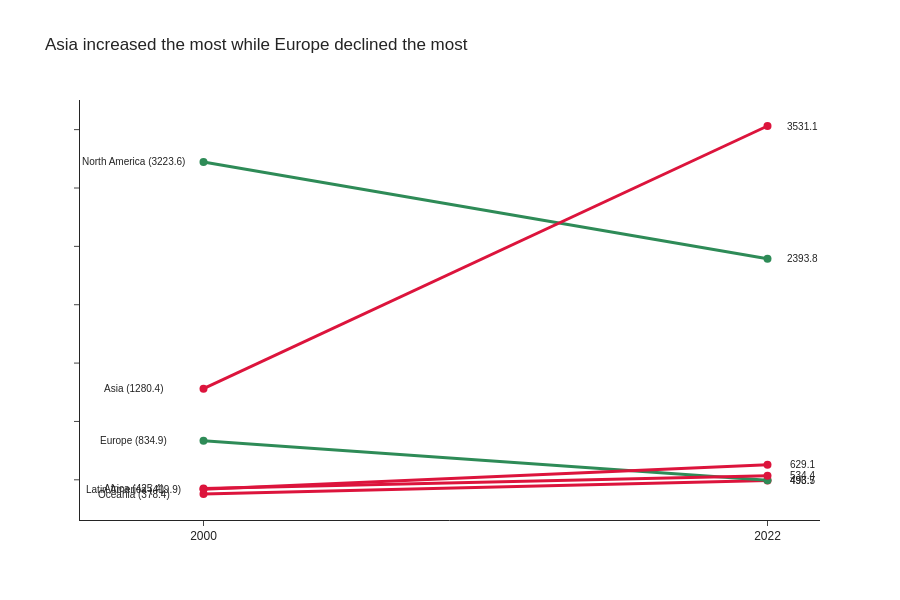

The code cell stored with this chart in its notebook:
### Markdown cell above
---
## Task 2 — Slopegraph: Regional Change 2000 vs 2022

**What to build:** A slopegraph comparing **average regional CO2 emissions** between 2000 and 2022.

**Requirements:**
- One line per region (not per country — aggregate first)
- Colour: regions that increased = one colour; decreased = another
- Values labelled at both ends of each line
- No y-axis tick labels (the endpoint labels make them redundant)
- Insight title stating which regions moved most

> 💡 `df.groupby(['Region','Year'])['CO2_Mt'].mean().reset_index()` then filter to 2000 and 2022

### Code cell
# Task 2 — Slopegraph: regional averages
# YOUR CODE HERE
# Task 2 — Slopegraph: Regional Change 2000 vs 2022

# Aggregate regional averages
regional_avg = (
    df.groupby(['Region', 'Year'])['CO2_Mt']
    .mean()
    .reset_index()
)

# Filter only 2000 and 2022
regional_filtered = regional_avg[
    regional_avg['Year'].isin([2000, 2022])
]

# Pivot for slopegraph structure
slope_df = regional_filtered.pivot(
    index='Region',
    columns='Year',
    values='CO2_Mt'
).reset_index()

# Sort by 2022 values
slope_df = slope_df.sort_values(by=2022)

# Create change column
slope_df['Change'] = slope_df[2022] - slope_df[2000]

# Create figure
fig = go.Figure()

for _, row in slope_df.iterrows():
    
    # Colour based on increase/decrease
    color = 'crimson' if row['Change'] > 0 else 'seagreen'
    
    # Add slope line
    fig.add_trace(
        go.Scatter(
            x=[2000, 2022],
            y=[row[2000], row[2022]],
            mode='lines+markers',
            line=dict(color=color, width=3),
            marker=dict(size=8),
            showlegend=False
        )
    )
    
    # Left-side labels
    fig.add_annotation(
        x=2000,
        y=row[2000],
        text=f"{row['Region']} ({row[2000]:.1f})",
        showarrow=False,
        xshift=-70,
        font=dict(size=10)
    )
    
    # Right-side labels
    fig.add_annotation(
        x=2022,
        y=row[2022],
        text=f"{row[2022]:.1f}",
        showarrow=False,
        xshift=35,
        font=dict(size=10)
    )

# Layout styling
fig.update_layout(
    title='Asia increased the most while Europe declined the most',
    template='simple_white',
    font=dict(family='Arial', size=12),
    width=900,
    height=600,
    showlegend=False
)

# Remove clutter
fig.update_yaxes(
    showticklabels=False,
    showgrid=False,
    zeroline=False,
    title=''
)

fig.update_xaxes(
    tickvals=[2000, 2022],
    showgrid=False,
    title=''
)

fig.show()

### Figure 1 — Plotly figure (JSON) as saved in the notebook; plotly's stock layout.template omitted (floating-point values rounded to 4 significant figures)
{"data": [{"line": {"color": "crimson", "width": 3}, "marker": {"size": 8}, "mode": "lines+markers", "showlegend": false, "type": "scatter", "x": [2000, 2022], "y": [378.4, 493.7]}, {"line": {"color": "seagreen", "width": 3}, "marker": {"size": 8}, "mode": "lines+markers", "showlegend": false, "type": "scatter", "x": [2000, 2022], "y": [834.9, 496.5]}, {"line": {"color": "crimson", "width": 3}, "marker": {"size": 8}, "mode": "lines+markers", "showlegend": false, "type": "scatter", "x": [2000, 2022], "y": [425.4, 534.4]}, {"line": {"color": "crimson", "width": 3}, "marker": {"size": 8}, "mode": "lines+markers", "showlegend": false, "type": "scatter", "x": [2000, 2022], "y": [419.9, 629.1]}, {"line": {"color": "seagreen", "width": 3}, "marker": {"size": 8}, "mode": "lines+markers", "showlegend": false, "type": "scatter", "x": [2000, 2022], "y": [3224.0, 2394.0]}, {"line": {"color": "crimson", "width": 3}, "marker": {"size": 8}, "mode": "lines+markers", "showlegend": false, "type": "scatter", "x": [2000, 2022], "y": [1280.0, 3531.0]}], "layout": {"annotations": [{"font": {"size": 10}, "showarrow": false, "text": "Oceania (378.4)", "x": 2000, "xshift": -70, "y": 378.4}, {"font": {"size": 10}, "showarrow": false, "text": "493.7", "x": 2022, "xshift": 35, "y": 493.7}, {"font": {"size": 10}, "showarrow": false, "text": "Europe (834.9)", "x": 2000, "xshift": -70, "y": 834.9}, {"font": {"size": 10}, "showarrow": false, "text": "496.5", "x": 2022, "xshift": 35, "y": 496.5}, {"font": {"size": 10}, "showarrow": false, "text": "Africa (425.4)", "x": 2000, "xshift": -70, "y": 425.4}, {"font": {"size": 10}, "showarrow": false, "text": "534.4", "x": 2022, "xshift": 35, "y": 534.4}, {"font": {"size": 10}, "showarrow": false, "text": "Latin America (419.9)", "x": 2000, "xshift": -70, "y": 419.9}, {"font": {"size": 10}, "showarrow": false, "text": "629.1", "x": 2022, "xshift": 35, "y": 629.1}, {"font": {"size": 10}, "showarrow": false, "text": "North America (3223.6)", "x": 2000, "xshift": -70, "y": 3224.0}, {"font": {"size": 10}, "showarrow": false, "text": "2393.8", "x": 2022, "xshift": 35, "y": 2394.0}, {"font": {"size": 10}, "showarrow": false, "text": "Asia (1280.4)", "x": 2000, "xshift": -70, "y": 1280.0}, {"font": {"size": 10}, "showarrow": false, "text": "3531.1", "x": 2022, "xshift": 35, "y": 3531.0}], "font": {"family": "Arial", "size": 12}, "height": 600, "showlegend": false, "title": {"text": "Asia increased the most while Europe declined the most"}, "width": 900, "xaxis": {"showgrid": false, "tickvals": [2000, 2022], "title": {"text": ""}}, "yaxis": {"showgrid": false, "showticklabels": false, "title": {"text": ""}, "zeroline": false}}}
